Frame 1 (no input): blank canvas, image omitted
Frame 60 (the mouse pressed at the canvas centre just before this capture): blank canvas, image omitted
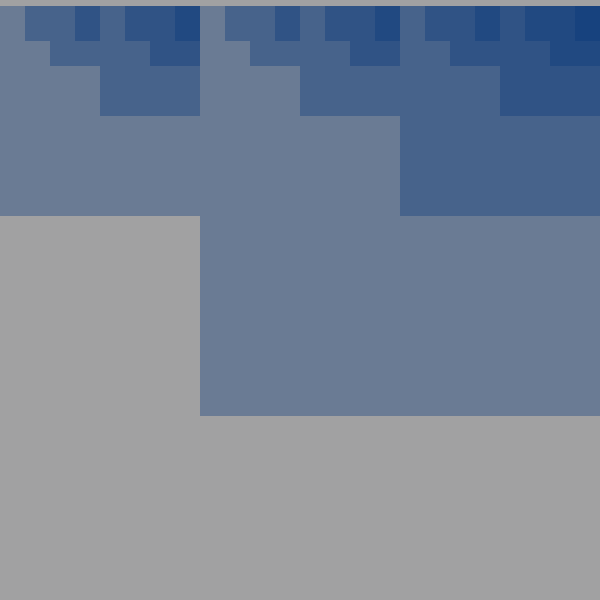
Frame 120 (the mouse held since frame 60 and released just before this capture)

The Processing sketch whose frames 1 and 60 were blank and that drew this single picture after the mouse press (run headless with seeded random() and noise(); from frame 60 on, the mouse is pressed at the canvas centre):

// Processing sketch: OriginalFractal
// ── OriginalFractal.pde
void setup() {
  size(600, 600);
  smooth();
  noStroke();
  fill(#053679, 90);  // black with tranparancy
  ellipseMode(RADIUS); 
}

void draw() {
  background(#A1A1A2);
  
  int layer = int( map(mouseX, 0,width, 0,10) );  // int() because of type conversion
  drawRain(600, 800, layer);
  
  println("layer=" + layer);  // debug statement
}

void drawRain(int x, int radius, int layer) {                    
  rect(x, height/100, radius, radius + 10);
  
  if(layer > 0) {
    drawRain(x - radius/2, radius/2, layer-1);
    drawRain(x + radius/2, radius/2, layer-1);
  }
}
